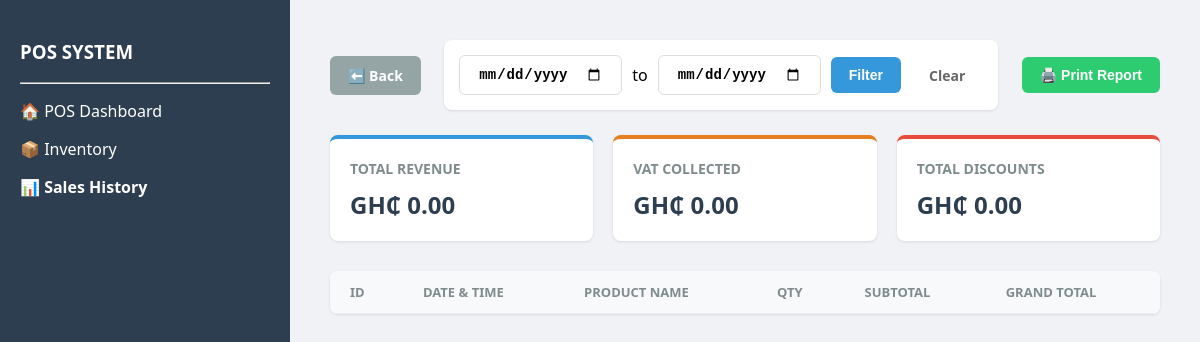
The app's page /sales (signed in), older data.
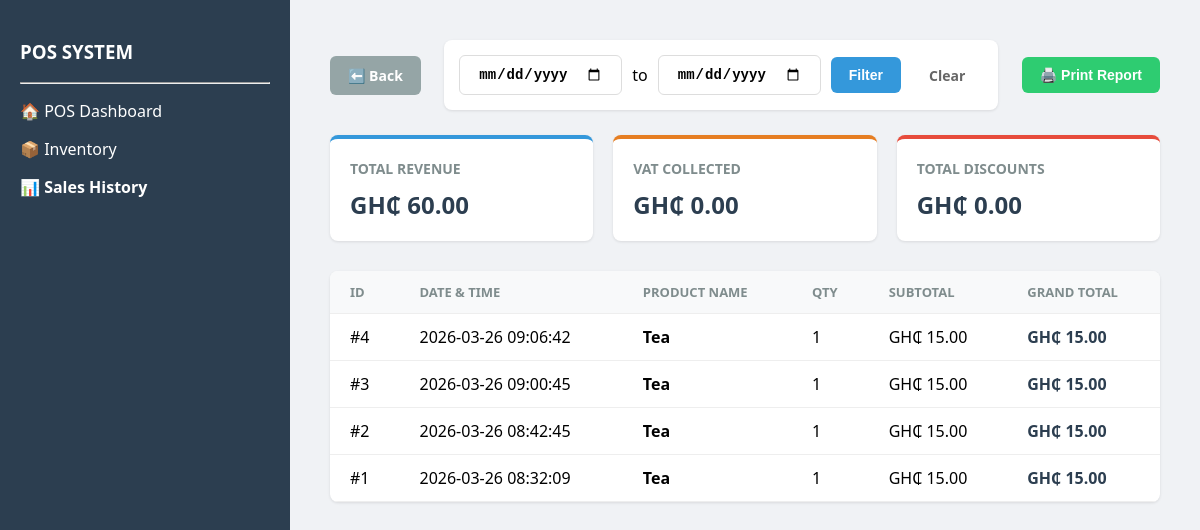
The same page, newer data.
### tables this page shows
CREATE TABLE sales (
            id INTEGER PRIMARY KEY AUTOINCREMENT, 
            product_id INTEGER,
            quantity INTEGER DEFAULT 1,
            total_price REAL,
            transaction_id INTEGER, 
            grand_total REAL DEFAULT 0.0,
            vat_amount REAL DEFAULT 0.0,
            discount REAL DEFAULT 0.0,
            timestamp DATETIME DEFAULT (strftime('%Y-%m-%d %H:%M:%S', 'now')),
            user_id INTEGER,
            FOREIGN KEY (product_id) REFERENCES products (id) ON DELETE RESTRICT,
            FOREIGN KEY (user_id) REFERENCES users (id)
            );

CREATE TABLE products (
            id INTEGER PRIMARY KEY AUTOINCREMENT, 
            name TEXT NOT NULL,
            category TEXT DEFAULT 'General', 
            sell_price REAL NOT NULL, 
            quantity INTEGER NOT NULL CHECK(quantity >= 0),
            is_active INTEGER DEFAULT 1,
            min_stock_level INTEGER DEFAULT 5,
            date_added DATETIME DEFAULT (strftime('%Y-%m-%d %H:%M:%S', 'now')));

### app.py (the view)
@app.route("/sales")
@login_required
def sales_history():
    db = get_db()
    start_date = request.args.get('start_date')
    end_date = request.args.get('end_date')
    sales_query = "SELECT s.id, p.name, s.quantity, s.total_price, s.grand_total, s.vat_amount, s.timestamp FROM sales s JOIN products p ON s.product_id = p.id"
    totals_query = "SELECT IFNULL(SUM(grand_total), 0) as total_revenue, IFNULL(SUM(vat_amount), 0) as total_vat, IFNULL(SUM(discount), 0) as total_discount FROM sales"
    params = []
    if start_date and end_date:
        filter_sql = " WHERE DATE(s.timestamp) BETWEEN ? AND ?"
        sales_query += filter_sql
        totals_query += " WHERE DATE(timestamp) BETWEEN ? AND ?"
        params = [start_date, end_date]
    sales_query += " ORDER BY s.timestamp DESC"
    sales_list = db.execute(sales_query, params).fetchall()
    totals = db.execute(totals_query, params).fetchone()
    return render_template("sales_report.html", sales=sales_list, totals=totals)

### app.py (called while the page is built)
def get_db():
    if 'db' not in g:
        g.db = sqlite3.connect(DATABASE)
        g.db.row_factory = sqlite3.Row
        g.db.execute("PRAGMA foreign_keys = ON")
    return g.db

@app.teardown_appcontext
def close_connection(exception):
    db = g.pop('db', None)
    if db is not None:
        db.close()

def login_required(f):
    @wraps(f)
    def decorated_function(*args, **kwargs):
        if 'user' not in session:
            return redirect(url_for('login'))
        return f(*args, **kwargs)
    return decorated_function

@app.context_processor
def inject_shop():
    db = get_db()
    shop_data = db.execute("SELECT * FROM shop_settings WHERE id = 1").fetchone()
    return dict(shop=shop_data)

### templates/sales_report.html (shortened to what this page needs)
<!DOCTYPE html>
<html>
<head>
</head>
<body>
    <div class="sidebar">
        <h3>POS SYSTEM</h3>
        <hr>
        <a href="/dashboard" style="color:white; text-decoration: none;"><p>🏠 POS Dashboard</p></a>
        <a href="/inventory" style="color:white; text-decoration: none;"><p>📦 Inventory</p></a>
        <p><strong>📊 Sales History</strong></p>
    </div>
    <div class="main">
        <div class="action-bar">
            <a href="/dashboard" class="btn btn-back">⬅️ Back</a>
            <div class="filter-box">
                <form action="/sales" method="GET" style="display: flex; gap: 10px; align-items: center;">
                    <input type="date" name="start_date" value="{{ request.args.get('start_date', '') }}" class="btn" style="border: 1px solid #ddd;">
                    <span>to</span>
                    <input type="date" name="end_date" value="{{ request.args.get('end_date', '') }}" class="btn" style="border: 1px solid #ddd;">
                    <button type="submit" class="btn btn-primary">Filter</button>
                    <a href="/sales" class="btn" style="color: #666;">Clear</a>
                </form>
            </div>
            <button onclick="window.print()" class="btn btn-print">🖨️ Print Report</button>
        </div>
        <div class="stats-container">
            <div class="stat-card">
                <h3>Total Revenue</h3>
                <p>GH₵ {{ "%.2f"|format(totals['total_revenue']) }}</p>
            </div>
            <div class="stat-card" style="border-top-color: #e67e22;">
                <h3>VAT Collected</h3>
                <p>GH₵ {{ "%.2f"|format(totals['total_vat']) }}</p>
            </div>
            <div class="stat-card" style="border-top-color: #e74c3c;">
                <h3>Total Discounts</h3>
                <p>GH₵ {{ "%.2f"|format(totals['total_discount']) }}</p>
            </div>
        </div>
        <table>
            <thead>
                <tr>
                    <th>ID</th>
                    <th>Date & Time</th>
                    <th>Product Name</th>
                    <th>Qty</th>
                    <th>Subtotal</th>
                    <th>Grand Total</th>
                </tr>
            </thead>
            <tbody>
                {% for sale in sales %}
                <tr>
                    <td>#{{ sale.id }}</td>
                    <td>{{ sale.timestamp }}</td>
                    <td><strong>{{ sale.name }}</strong></td>
                    <td>{{ sale.quantity }}</td>
                    <td>GH₵ {{ "%.2f"|format(sale.total_price) }}</td>
                    <td style="font-weight: bold; color: #2c3e50;">GH₵ {{ "%.2f"|format(sale.grand_total) }}</td>
                </tr>
                {% endfor %}
            </tbody>
        </table>
    </div>
</body>
</html>

### templates/sales_report.html (style rules this page uses)
body { font-family: 'Segoe UI', sans-serif; margin: 0; display: flex; height: 100vh; background: #f0f2f5; }
.sidebar { width: 250px; background: #2c3e50; color: white; padding: 20px; flex-shrink: 0; }
.main { flex: 1; padding: 40px; overflow-y: auto; }
.stats-container { display: flex; gap: 20px; margin-bottom: 30px; }
.stat-card { background: white; padding: 20px; border-radius: 8px; flex: 1; box-shadow: 0 1px 3px rgba(0,0,0,0.1); border-top: 4px solid #3498db; }
.stat-card h3 { margin: 0; color: #7f8c8d; font-size: 14px; text-transform: uppercase; }
.stat-card p { margin: 10px 0 0; font-size: 24px; font-weight: bold; color: #2c3e50; }
.action-bar { display: flex; justify-content: space-between; align-items: center; margin-bottom: 25px; }
.filter-box { background: #fff; padding: 15px; border-radius: 8px; box-shadow: 0 1px 3px rgba(0,0,0,0.1); display: flex; gap: 15px; align-items: center; }
.btn { padding: 10px 18px; border-radius: 6px; border: none; font-weight: 600; cursor: pointer; text-decoration: none; font-size: 14px; }
.btn-primary { background: #3498db; color: white; }
.btn-print { background: #2ecc71; color: white; }
.btn-back { background: #95a5a6; color: white; }
table { width: 100%; border-collapse: collapse; background: white; border-radius: 8px; overflow: hidden; box-shadow: 0 1px 3px rgba(0,0,0,0.1); }
th, td { padding: 12px 20px; border-bottom: 1px solid #eee; text-align: left; }
th { background: #f8f9fa; color: #7f8c8d; font-size: 13px; text-transform: uppercase; }

Row changes from the older to the newer data that the page shows:
added sales: id "4", timestamp "2026-03-26 09:06:42", name "Tea", quantity "1", total_price "15.00", grand_total "15.00"
added sales: id "3", timestamp "2026-03-26 09:00:45", name "Tea", quantity "1", total_price "15.00", grand_total "15.00"
added sales: id "2", timestamp "2026-03-26 08:42:45", name "Tea", quantity "1", total_price "15.00", grand_total "15.00"
added sales: id "1", timestamp "2026-03-26 08:32:09", name "Tea", quantity "1", total_price "15.00", grand_total "15.00"
Text that changed along with them:
{{ "%.2f"|format(totals['total_revenue']) }}: "0.00" → "60.00"
